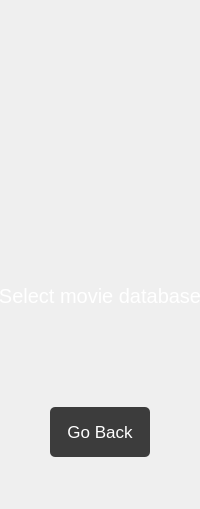
      <widget class="QWidget" name="fileSelectPage">
       <layout class="QVBoxLayout" name="verticalLayout_5">
        <property name="leftMargin">
         <number>0</number>
        </property>
        <property name="topMargin">
         <number>0</number>
        </property>
        <property name="rightMargin">
         <number>0</number>
        </property>
        <property name="bottomMargin">
         <number>12</number>
        </property>
        <item>
         <spacer name="verticalSpacer_4">
          <property name="orientation">
           <enum>Qt::Vertical</enum>
          </property>
          <property name="sizeHint" stdset="0">
           <size>
            <width>20</width>
            <height>40</height>
           </size>
          </property>
         </spacer>
        </item>
        <item alignment="Qt::AlignHCenter">
         <widget class="QLabel" name="movieIcon">
          <property name="minimumSize">
           <size>
            <width>200</width>
            <height>200</height>
           </size>
          </property>
          <property name="maximumSize">
           <size>
            <width>200</width>
            <height>200</height>
           </size>
          </property>
          <property name="text">
           <string/>
          </property>
          <property name="pixmap">
           <pixmap resource="resources.qrc">:/movie.png</pixmap>
          </property>
          <property name="scaledContents">
           <bool>true</bool>
          </property>
         </widget>
        </item>
        <item>
         <spacer name="verticalSpacer_10">
          <property name="orientation">
           <enum>Qt::Vertical</enum>
          </property>
          <property name="sizeType">
           <enum>QSizePolicy::Fixed</enum>
          </property>
          <property name="sizeHint" stdset="0">
           <size>
            <width>20</width>
            <height>25</height>
           </size>
          </property>
         </spacer>
        </item>
        <item alignment="Qt::AlignHCenter">
         <widget class="QPushButton" name="selectFile">
          <property name="minimumSize">
           <size>
            <width>200</width>
            <height>50</height>
           </size>
          </property>
          <property name="maximumSize">
           <size>
            <width>200</width>
            <height>50</height>
           </size>
          </property>
          <property name="styleSheet">
           <string notr="true">QPushButton {
font-size: 15pt;
background-color: qlineargradient(x1: 0, y1: 0, x2: 1, y2: 0,
                                 stop: 0 #00CBA9, stop: 1.0 #00E86A);
background-repeat: none;
color: white;
border-radius: 5px;
}
QPushButton:hover {
background-color: #2ecc71;
}
QPushButton:pressed {
background-color: #27ae60;
}</string>
          </property>
          <property name="text">
           <string>Select movie database</string>
          </property>
         </widget>
        </item>
        <item>
         <spacer name="verticalSpacer_6">
          <property name="orientation">
           <enum>Qt::Vertical</enum>
          </property>
          <property name="sizeType">
           <enum>QSizePolicy::Fixed</enum>
          </property>
          <property name="sizeHint" stdset="0">
           <size>
            <width>20</width>
            <height>80</height>
           </size>
          </property>
         </spacer>
        </item>
        <item alignment="Qt::AlignHCenter">
         <widget class="QPushButton" name="goBack">
          <property name="minimumSize">
           <size>
            <width>100</width>
            <height>50</height>
           </size>
          </property>
          <property name="maximumSize">
           <size>
            <width>100</width>
            <height>50</height>
           </size>
          </property>
          <property name="styleSheet">
           <string notr="true">QPushButton {
font-size: 13pt;
background-color: #3C3C3C;
border-radius: 5px;
color: white;
}
QPushButton:hover {
background-color: #303030;
}
QPushButton:pressed {
background-color: #232323;
}</string>
          </property>
          <property name="text">
           <string>Go Back</string>
          </property>
         </widget>
        </item>
        <item>
         <spacer name="verticalSpacer_5">
          <property name="orientation">
           <enum>Qt::Vertical</enum>
          </property>
          <property name="sizeHint" stdset="0">
           <size>
            <width>20</width>
            <height>40</height>
           </size>
          </property>
         </spacer>
        </item>
       </layout>
      </widget>
